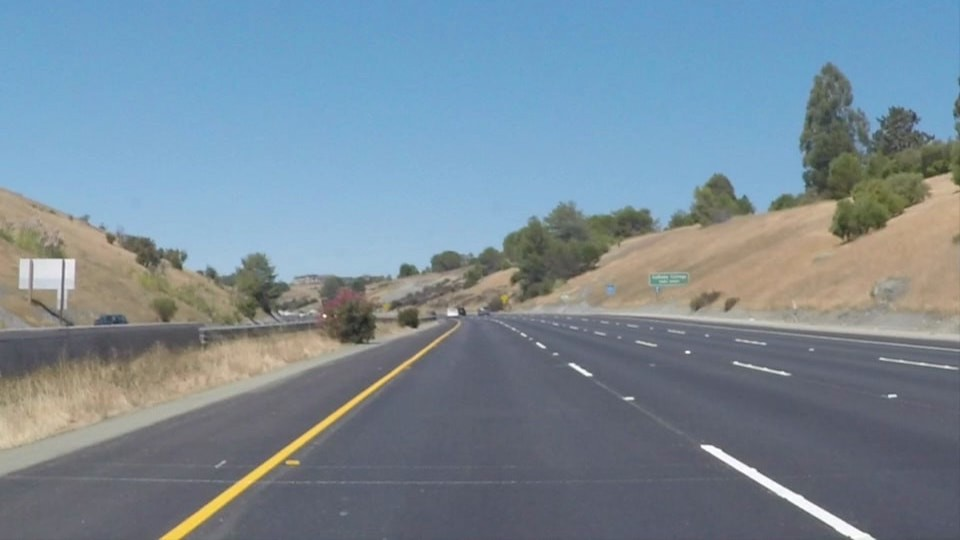
//> input picture road.jpg, 960 x 540 px
$ ./normal_hough   (built with g++ and OpenCV 4)
//> lines starting //> are read from the running program, lines starting //| are printed output that depends on the picture; after the words box and inside, x2 and y2 are one past the last pixel; in counts of white or black regions, pixels touching at a corner belong together
#include <opencv2/opencv.hpp>
#include <iostream>
#include <chrono>
using namespace cv;
using namespace std;


int main() {
  cv::Mat image = cv::imread("road.jpg");
//> image is the input picture: 540 rows x 960 cols, CV_8UC3; mean B, G, R 151.6, 138.6, 120.8
  // Check if image is empty
  if (image.empty()) {
    std::cout << "Could not read image" << std::endl;
    return 1;
  }
  // Convert the image to grayscale
  cv::Mat gray;
  cv::cvtColor(image, gray, cv::COLOR_BGR2GRAY);
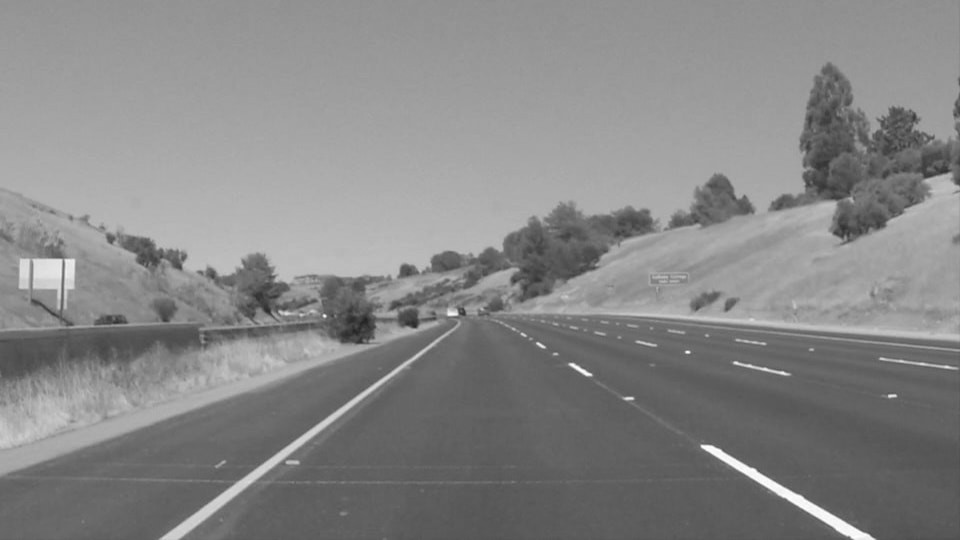
//> gray: 540 rows x 960 cols, CV_8UC1; min 33, max 255, mean 134.7
  // Apply Gaussian blur to reduce noise
  cv::Mat blur;
  GaussianBlur(gray, blur, cv::Size(5, 5), 0, 0);
  // Apply Canny edge detection
  cv::Mat edges;
  Canny(blur, edges, 50, 150);
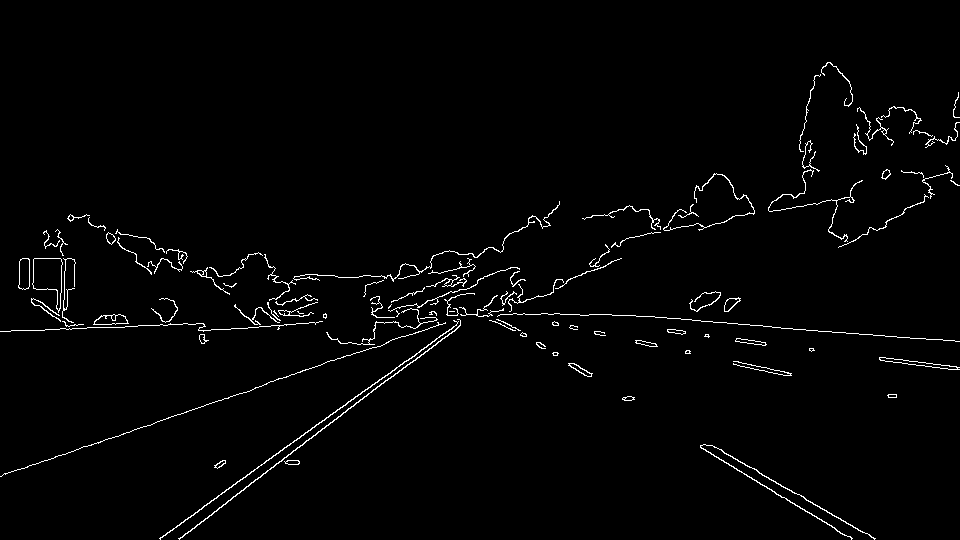
//> edges: 540 rows x 960 cols, CV_8UC1; 1.8% white in thin lines or dots, all inside (x1, y1, x2, y2) = (0, 62, 960, 540)


// hough starts here
  std::vector<Vec2f> lines;//this holds the coordinates
  cv::Mat result = image.clone();
  HoughLines(edges, lines, 1, CV_PI/180, 150, 0, 0 );
//> lines = 9 lines (rho, theta): [450, 1.24], [530, 0.94], [536, 0.93], [258, 1.66], [535, 0.91], [273, 1.64], [29, 2.09], [330, 1.54], [23, 2.11]
  for (size_t i = 0; i < lines.size(); i++)
      {
          float rho = lines[i][0], theta = lines[i][1];
          Point pt1, pt2;
          double a = cos(theta), b = sin(theta);
          double x0 = a*rho, y0 = b*rho;
          pt1.x = cvRound(x0 + 1000*(-b));
          pt1.y = cvRound(y0 + 1000*(a));
          pt2.x = cvRound(x0 - 1000*(-b));
          pt2.y = cvRound(y0 - 1000*(a));
          line(result, pt1, pt2, Scalar(0,0,255), 3, LINE_AA);
      }
//> this loop made 9 passes
//> (rho, theta, a, b, x0, y0) on passes 1 to 9: (450, 1.24, 0.326, 0.946, 146.5, 425.5), (530, 0.942, 0.588, 0.809, 311.5, 428.8), (536, 0.925, 0.602, 0.799, 322.6, 428.1), (258, 1.66, -0.0872, 0.996, -22.49, 257), (535, 0.908, 0.616, 0.788, 329.4, 421.6), (273, 1.64, -0.0698, 0.998, -19.04, 272.3), (29, 2.09, -0.5, 0.866, -14.5, 25.11), (330, 1.54, 0.0349, 0.999, 11.52, 329.8), (23, 2.11, -0.515, 0.857, -11.85, 19.71)
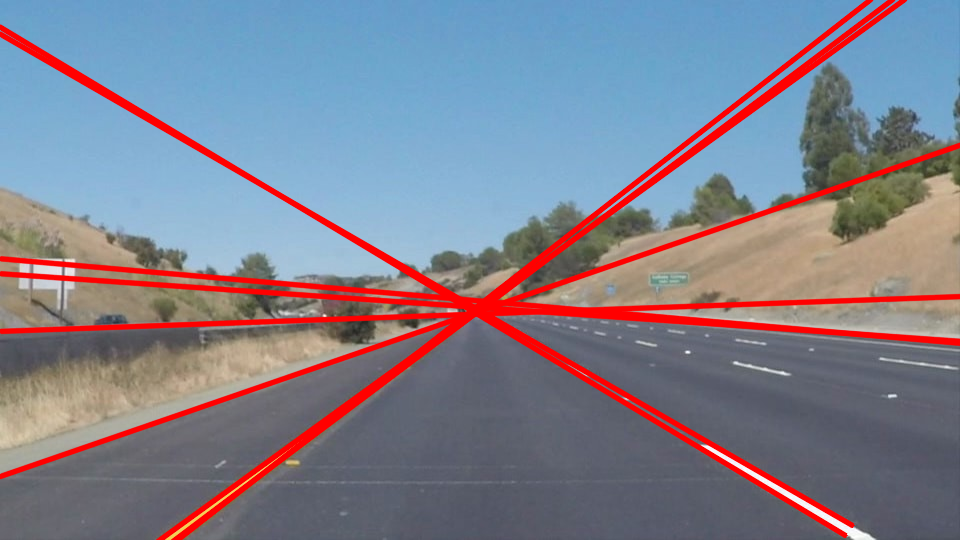
//> result: 540 rows x 960 cols, CV_8UC3; 8.91% of pixels changed, all inside (x1, y1, x2, y2) = (0, 0, 960, 540)
// Show the result
  cv::imwrite("normalhough.png", result);
  cv::waitKey();

  return 0;
}
